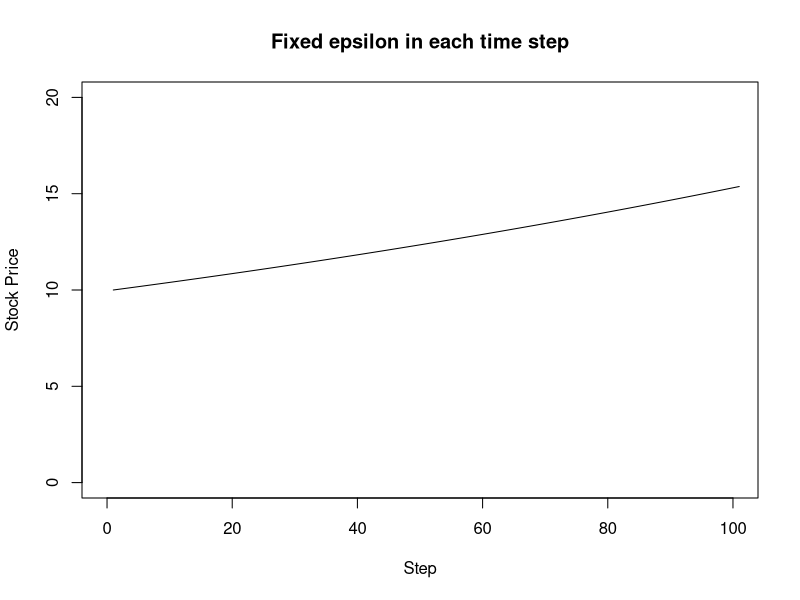
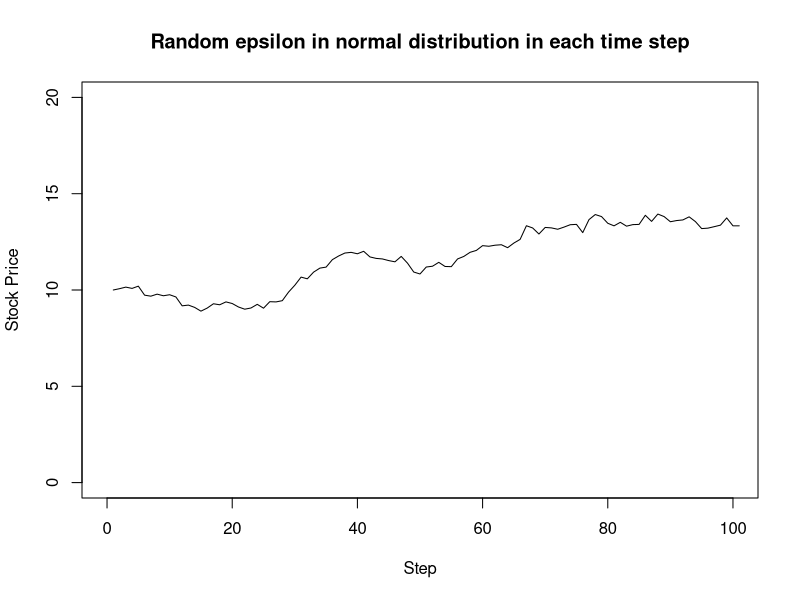
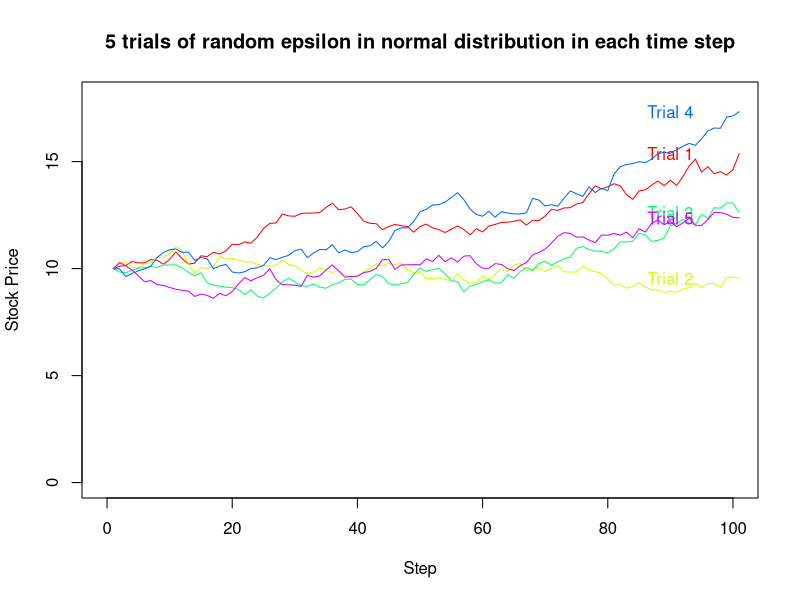

Here is the R script that generated these plots, in order:
# Calculate stock price at time t+1
#  Input
#  st = stock price at time t
#  r = expected annual stock return
#  sigma = annualized volatility in prices
#  t = time in years
#  n = number of steps
#  e = epsilon
nextPrice = function(st, r, sigma, t, n, e) {
  dt = t / n # dt = size of the nit step size
  return(st * exp(((r - (0.5 * (sigma ^ 2))) * dt) + (sigma * e * sqrt(dt))))
}

#########################################################
# Step 1
# Set initial values
#########################################################
st = 10 # Initial stock price
r = 0.15 # 15 % expected annual stock return per year
sigma = 0.2 # 20% annualized volatility in prices
t = 1 # 1 year
n = 100 # 100 steps
epsilon = 0.15

#########################################################
# Step 2
# Calculate the expected value of the stock price at
# the end of every successive dt interval of time
#########################################################
priceMovement = function(st, r, sigma, t, n, epsilon, randomEpsilon) {
  prices = c()
  prices[1] = st
  for (i in 1:n) {
    if (randomEpsilon) {
      epsilon = rnorm(1)
    }
    prices[i + 1] = nextPrice(prices[i], r, sigma, t, n, epsilon)
  }
  return(prices)
}

prices = priceMovement(st, r, sigma, t, n, epsilon, FALSE)

#########################################################
# Step 3
# Plot the entire movement of prices over tht T 
# period under observation
#########################################################
plot(prices,
  main = 'Fixed epsilon in each time step',
  xlab = 'Step', 
  ylab = 'Stock Price', 
  xlim = c(0, 100), 
  ylim = c(0, 20), 
  type='l')

#########################################################
# Step 4
# Randomly assign values to ε from a standard normal 
# distribution
#########################################################
prices = priceMovement(st, r, sigma, t, n, epsilon, TRUE)
plot(prices, 
  main = 'Random epsilon in normal distribution in each time step',
  xlab = 'Step', 
  ylab = 'Stock Price', 
  xlim = c(0, 100), 
  ylim = c(0, 20), 
  type='l')

#########################################################
# Step 5
# Perform 5 trials of 100 steps to plot probable 
# movement of stock prices over a 1 year period.
# Plot each trajectory of prices as a separate line
#########################################################
colors = rainbow(5)
plot(
  c(0, 100),
  c(0, 18), 
  main = '5 trials of random epsilon in normal distribution in each time step',
  xlab = 'Step',
  ylab = 'Stock Price',
  type='n')

for (trial in 1:5) {
  prices = priceMovement(st, r, sigma, t, n, epsilon, TRUE)
  lines(prices, col = colors[trial])
  text(90, prices[101], paste('Trial', trial), cex = 1.0, col = colors[trial])
}